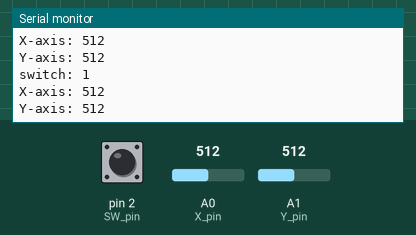
The sketch below on a simulated Arduino Uno, built with avr-gcc and run on an emulated ATmega328P. On the bench: the last lines printed to the serial monitor. The test bench sets the inputs (shaded band); at power-on: A0 (X_pin) = 512, A1 (Y_pin) = 512, pin 2 (SW_pin) HIGH.

Above: at 1.2 s.
1.3 s: A0 (X_pin) set to 716
At 2.02 s:
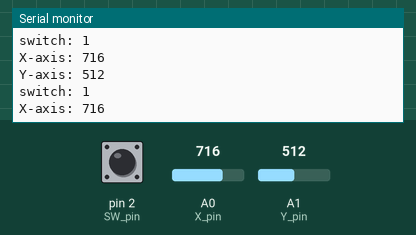
2.8 s: A1 (Y_pin) set to 716
At 3.23 s:
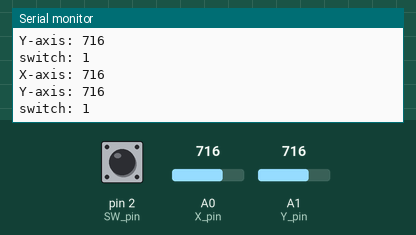
4.3 s: A0 (X_pin) set to 1023
At 4.34 s:
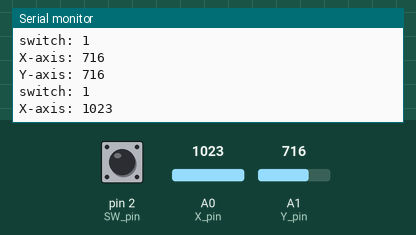
7.3 s: pin 2 (SW_pin) pulled LOW for 0.15 s
8.9 s: A1 (Y_pin) set to 900
At 8.99 s:
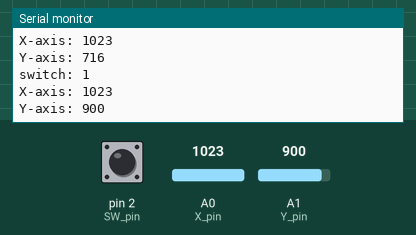
Timing chart, 0 to 11.4 s (numbered marks = the images above; inputs shaded):
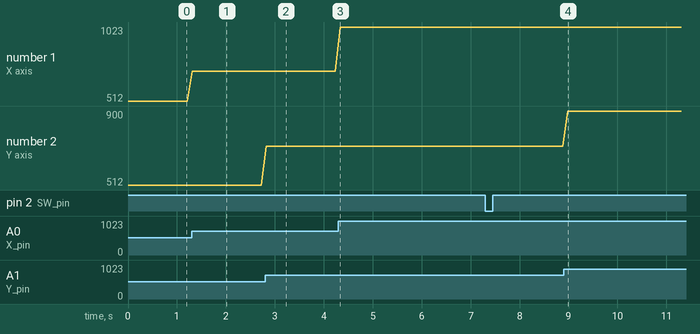

Measured:
- after the input at 1.3 s, the serial monitor: prints a new line at once (image 1)
- after the input at 2.8 s, the serial monitor: prints a new line at once (image 2)
- after the input at 4.3 s, the serial monitor: prints a new line at once (image 3)
- after the input at 8.9 s, the serial monitor: prints a new line after 0.09 s (image 4)
- plotted number 1: 512 → 716 after the input at 1.3 s, 716 → 1023 after the input at 4.3 s
- plotted number 2: 716 → 900 after the input at 8.9 s

The sketch:

sketch_dec3a.ino
```cpp
const int SW_pin = 2;
const int X_pin = 0;
const int Y_pin = 1;

void setup() {
  pinMode(SW_pin, INPUT);
  digitalWrite(SW_pin, HIGH);
  Serial.begin(115200);
}

void loop() {
  Serial.print("switch: ");
  Serial.println(digitalRead(SW_pin));

  Serial.print("X-axis: ");
  Serial.println(analogRead(X_pin));

  Serial.print("Y-axis: ");
  Serial.println(analogRead(Y_pin));

  delay(100);
}
```
